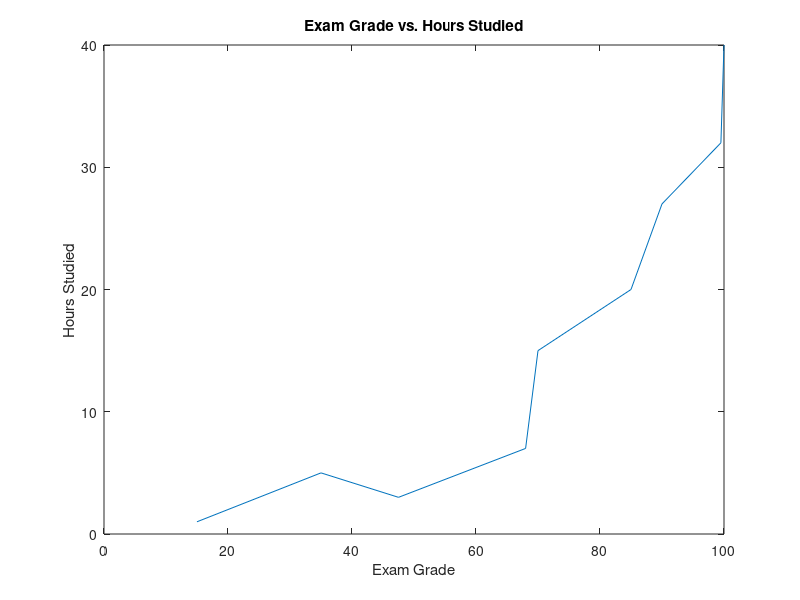

The MATLAB script that drew this image:
exam_grade = [85, 47.5, 68, 99.5, 70, 15, 90];
hours_studied = [20, 3, 7, 32, 15, 1, 27];

exam_grade = [exam_grade, 100, 35];
hours_studied = [hours_studied, 40, 5];

[sorted_grades, indices] = sort(exam_grade);
sorted_hours = hours_studied(indices);

figure
plot(sorted_grades, sorted_hours)
title('Exam Grade vs. Hours Studied')
xlabel('Exam Grade')
ylabel('Hours Studied')
